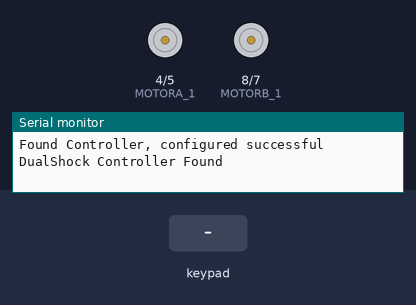
Recording of a sketch running on a simulated Arduino Uno, built with avr-gcc and run on an emulated ATmega328P. Shown: motor-driver pin pairs drawn as motors (green arrow = first pin HIGH = forward, orange = second pin HIGH = backward, longer = more drive, scaled by the enable pin), the last lines printed to the serial monitor. Inputs (shaded band) come from the test bench.

Above: at 1.2 s.
1.3 s: key 'U' pressed
At 1.51 s:
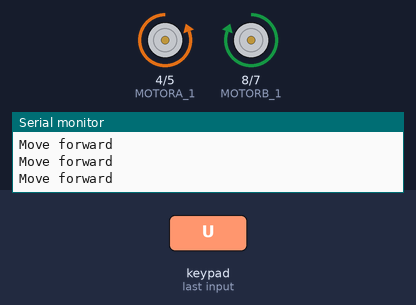
3.2 s: key 'D' pressed
At 3.42 s:
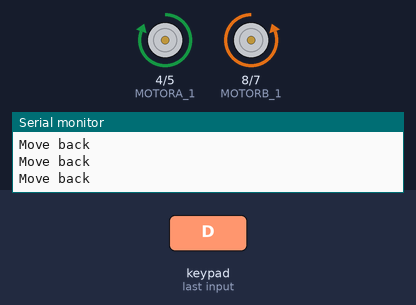
5.1 s: key 'L' pressed
At 5.34 s:
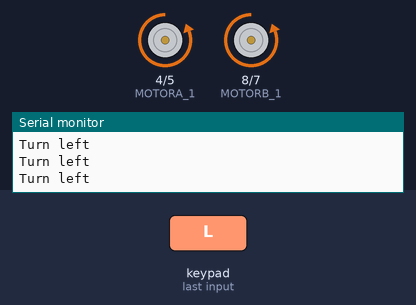
7.0 s: key 'R' pressed
At 7.2 s:
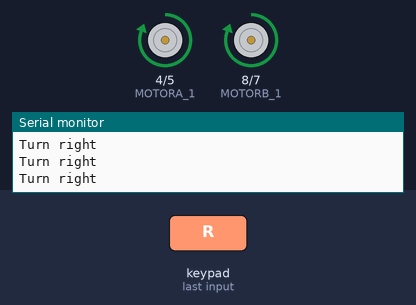
Timing chart, 0 to 9.9 s (numbered marks = the images above; inputs shaded):
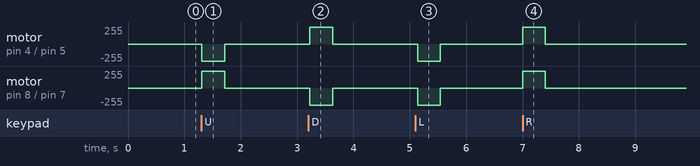

The sketch:

Arduino_Robot_With_PS2_Controller.ino
```cpp
// PS2 Tank by Igor Fonseca @2019
// Controls a robotic tank using a PS2 joystick, using D-pad buttons
// based on an example using the PS2X library by Bill Porter 2011
// All text above must be included in any redistribution.

// include libraries
#include <PS2X_lib.h>

// These are used to set the direction of the bridge driver.
#define ENA 3      //ENA
#define MOTORA_1 4 //IN3
#define MOTORA_2 5 //IN4
#define MOTORB_1 8 //IN1
#define MOTORB_2 7 //IN2
#define ENB 6      //ENB

PS2X ps2x; // create PS2 Controller Class

//right now, the library does NOT support hot pluggable controllers, meaning
//you must always either restart your Arduino after you conect the controller,
//or call config_gamepad(pins) again after connecting the controller.
int error = 0;
byte type = 0;
byte vibrate = 0;

void setup(){

 // Configure output pins
 pinMode(ENA, OUTPUT);
 pinMode(MOTORA_1, OUTPUT);
 pinMode(MOTORA_2, OUTPUT);
 pinMode(ENB, OUTPUT);
 pinMode(MOTORB_1, OUTPUT);
 pinMode(MOTORB_2, OUTPUT);

 // Disable both motors
 digitalWrite(ENA,0);
 digitalWrite(ENB,0);

 // Start serial communication
 Serial.begin(57600);

 error = ps2x.config_gamepad(13,11,10,12, true, true);   //setup pins and settings:  GamePad(clock, command, attention, data, Pressures?, Rumble?) check for error

 // Check for error
 if(error == 0){
  Serial.println("Found Controller, configured successful");
 }

 else if(error == 1)
  Serial.println("No controller found, check wiring or reset the Arduino");

 else if(error == 2)
  Serial.println("Controller found but not accepting commands");

 else if(error == 3)
  Serial.println("Controller refusing to enter Pressures mode, may not support it.");

 // Check for the type of controller
 type = ps2x.readType();
 switch(type) {
  case 0:
    Serial.println("Unknown Controller type");
    break;
  case 1:
    Serial.println("DualShock Controller Found");
    break;
  case 2:
    Serial.println("GuitarHero Controller Found");
    break;
  }
}

// Main loop
void loop(){

 if(error == 1) //skip loop if no controller found
  return;

 else { //DualShock Controller

    ps2x.read_gamepad(false, vibrate); // disable vibration of the controller

     // Perform movements based on D-pad buttons

     // MOVE FORWARD
     if(ps2x.Button(PSB_PAD_UP)) {
        digitalWrite(MOTORA_1,LOW);
        digitalWrite(MOTORA_2,HIGH);
        digitalWrite(MOTORB_1,HIGH);
        digitalWrite(MOTORB_2,LOW);
        analogWrite(ENB, 1023);
        analogWrite(ENA, 1023);
        Serial.println("Move forward");
      }
      // TURN RIGHT
      if(ps2x.Button(PSB_PAD_RIGHT)){
        digitalWrite(MOTORA_1,HIGH);
        digitalWrite(MOTORA_2,LOW);
        digitalWrite(MOTORB_1,HIGH);
        digitalWrite(MOTORB_2,LOW);
        analogWrite(ENB, 1023);
        analogWrite(ENA, 1023);
        Serial.println("Turn right");
      }
      // TURN LEFT
      if(ps2x.Button(PSB_PAD_LEFT)){
        digitalWrite(MOTORA_1,LOW);
        digitalWrite(MOTORA_2,HIGH);
        digitalWrite(MOTORB_1,LOW);
        digitalWrite(MOTORB_2,HIGH);
        analogWrite(ENB, 1023);
        analogWrite(ENA, 1023);
        Serial.println("Turn left");
      }
      // MOVE BACK
      if(ps2x.Button(PSB_PAD_DOWN)){
        digitalWrite(MOTORA_1,HIGH);
        digitalWrite(MOTORA_2,LOW);
        digitalWrite(MOTORB_1,LOW);
        digitalWrite(MOTORB_2,HIGH);
        analogWrite(ENB, 1023);
        analogWrite(ENA, 1023);
        Serial.println("Move back");
      }
      if (!ps2x.Button(PSB_PAD_DOWN) && !ps2x.Button(PSB_PAD_UP) && !ps2x.Button(PSB_PAD_RIGHT) && !ps2x.Button(PSB_PAD_LEFT)) {
        analogWrite(ENB, 0);
        analogWrite(ENA, 0);
      }

 delay(50);
 }
}
```

Measured:
- after the input at 1.3 s, motor on pin 4 (MOTORA_1) / pin 5 (MOTORA_2): stopped → backward 255/255 at once, → stopped 0.40 s later; motor on pin 8 (MOTORB_1) / pin 7 (MOTORB_2): stopped → forward 255/255 at once, → stopped 0.40 s later
- after the input at 3.2 s, motor on pin 4 (MOTORA_1) / pin 5 (MOTORA_2): stopped → forward 255/255 at once, → stopped 0.40 s later; motor on pin 8 (MOTORB_1) / pin 7 (MOTORB_2): stopped → backward 255/255 at once, → stopped 0.40 s later
- after the input at 5.1 s, motor on pin 4 (MOTORA_1) / pin 5 (MOTORA_2), motor on pin 8 (MOTORB_1) / pin 7 (MOTORB_2): stopped → backward 255/255 at once, → stopped 0.40 s later
- after the input at 7.0 s, motor on pin 4 (MOTORA_1) / pin 5 (MOTORA_2), motor on pin 8 (MOTORB_1) / pin 7 (MOTORB_2): stopped → forward 255/255 at once, → stopped 0.40 s later
